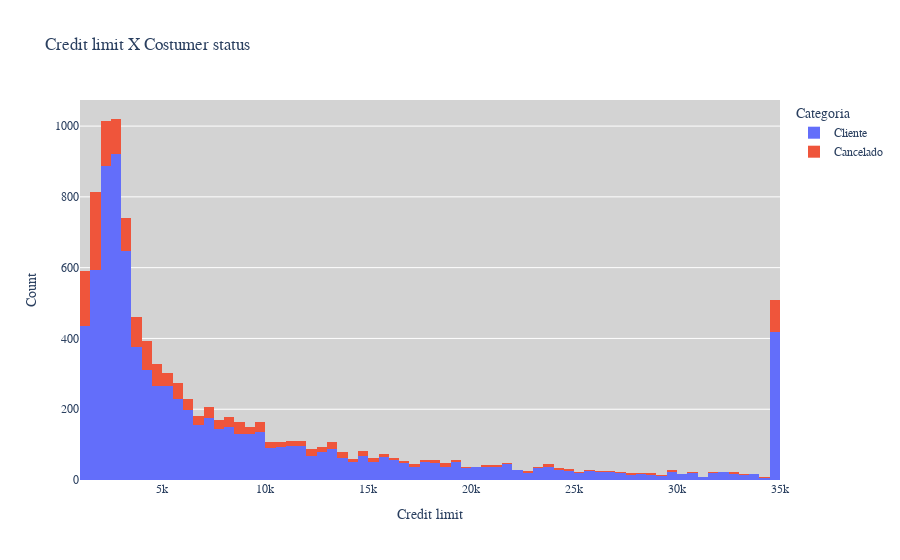

Write notebook code for a chart like this one.
### Code cell
graphic = px.histogram(df, x="Limite", color="Categoria", title="Credit limit X Costumer status")
graphic.update_layout(
    xaxis_title='Credit limit', # Nome para o eixo x
    yaxis_title='Count', # Nome para o eixo y
    font=dict(family='Arial', size=12), #Fonte arial 12 para todo o gráfico
    plot_bgcolor='lightgray' # cor de fundo
)
graphic.show()

### Figure 1 — Plotly figure (JSON) as saved in the notebook; plotly's stock layout.template omitted (floating-point values rounded to 4 significant figures; data arrays with more than 128 entries replaced by an {"elided": "..."} marker saying what was removed)
{"data": [{"alignmentgroup": "True", "bingroup": "x", "hovertemplate": "Categoria=Cliente<br>Limite=%{x}<br>count=%{y}<extra></extra>", "legendgroup": "Cliente", "marker": {"color": "#636efa", "pattern": {"shape": ""}}, "name": "Cliente", "offsetgroup": "Cliente", "orientation": "v", "showlegend": true, "type": "histogram", "x": {"elided": "8499 float values"}, "xaxis": "x", "yaxis": "y"}, {"alignmentgroup": "True", "bingroup": "x", "hovertemplate": "Categoria=Cancelado<br>Limite=%{x}<br>count=%{y}<extra></extra>", "legendgroup": "Cancelado", "marker": {"color": "#EF553B", "pattern": {"shape": ""}}, "name": "Cancelado", "offsetgroup": "Cancelado", "orientation": "v", "showlegend": true, "type": "histogram", "x": {"elided": "1627 float values"}, "xaxis": "x", "yaxis": "y"}], "layout": {"autosize": true, "barmode": "relative", "font": {"family": "Arial", "size": 12}, "legend": {"title": {"text": "Categoria"}, "tracegroupgap": 0}, "plot_bgcolor": "lightgray", "title": {"text": "Credit limit X Costumer status"}, "xaxis": {"anchor": "y", "autorange": true, "domain": [0, 1], "range": [1000, 35000], "title": {"text": "Credit limit"}, "type": "linear"}, "yaxis": {"anchor": "x", "autorange": true, "domain": [0, 1], "range": [0, 1074.0], "title": {"text": "Count"}}}}
